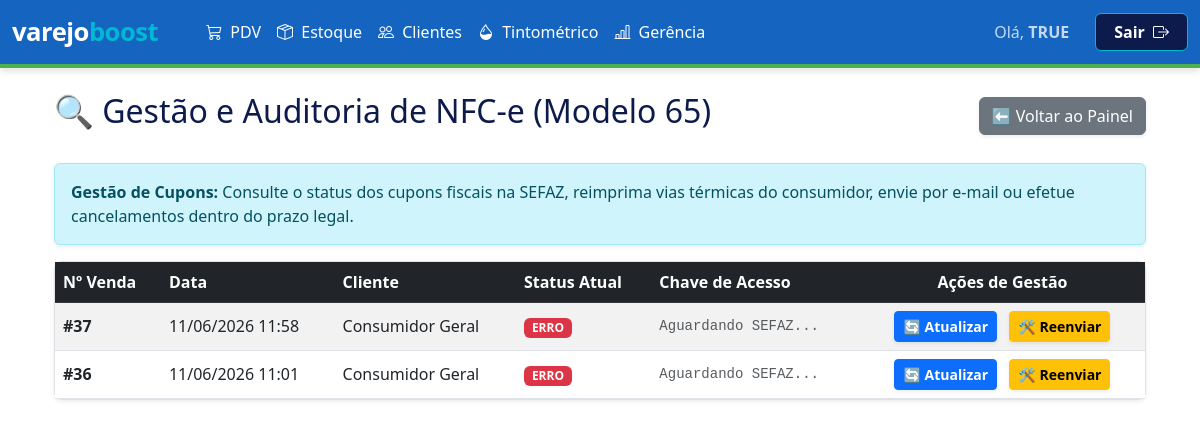
/gerenciapainel/consultanfce/ (signed in), run on an earlier commit of the app's database.
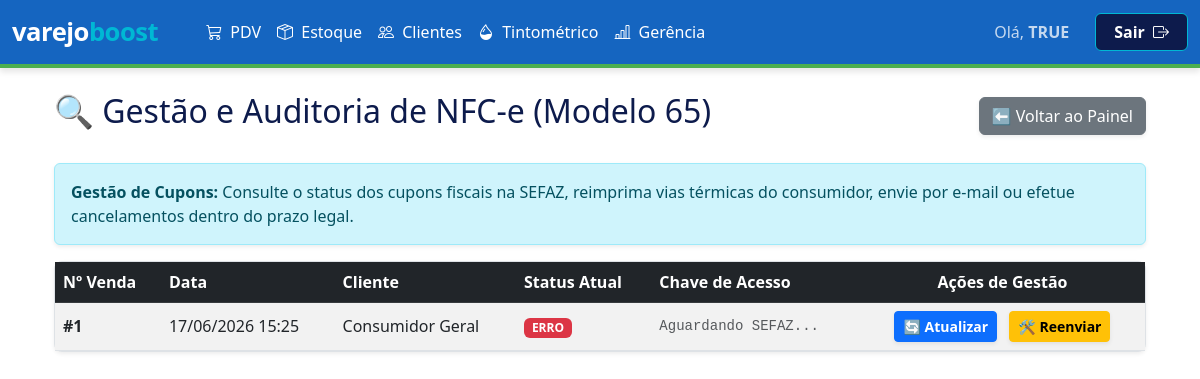
And on a later commit of the database.
### inventario/models.py (models this page shows)
class Vendas(models.Model):
    data_venda = models.DateTimeField(default=timezone.now)
    valor_total = models.DecimalField(max_digits=10, decimal_places=2, default=0.00)
    valor_desconto = models.DecimalField(max_digits=10, decimal_places=2, default=0.00)
    status = models.CharField(max_length=20, default='VENDA')
    troco = models.DecimalField(max_digits=10, decimal_places=2, default=0.00)
    pagamentos_texto = models.TextField(blank=True, null=True)
    cliente = models.CharField(max_length=255, blank=True, null=True)
    indicante = models.CharField(max_length=255, blank=True, null=True)
    vendedor = models.CharField(max_length=100, blank=True, null=True)
    cupom_texto = models.TextField(blank=True, null=True)
    status_fiscal = models.CharField(max_length=50, default='SEM_NOTA')
    chave_acesso = models.CharField(max_length=50, blank=True, null=True)
    numero_nota = models.CharField(max_length=20, blank=True, null=True)
    motivo_erro = models.TextField(blank=True, null=True)
    arquivo_pdf = models.FileField(upload_to='notas_fiscais/pdfs/', blank=True, null=True)
    arquivo_xml = models.FileField(upload_to='notas_fiscais/xmls/', blank=True, null=True)
    modelo_fiscal = models.CharField(max_length=10, blank=True, null=True) # '55' para NF-e, '65' para NFC-e
    class Meta: db_table = 'inventario_vendas'

### inventario/views/gerencia.py (the view)
# urls.py: path('gerenciapainel/consultanfce/', gerencia.tela_consulta_nfce, name='tela_consulta_nfce'),
def tela_consulta_nfce(request):
    if 'usuario_logado' not in request.session:
        return redirect('login')
    vendas_processadas = Vendas.objects.filter(modelo_fiscal='65').exclude(status_fiscal='SEM_NOTA').order_by('-id')
    todos_clientes = Clientes.objects.all().order_by('nome')
    contexto = {
        'vendas_processadas': vendas_processadas,
        'todos_clientes': todos_clientes
    }
    return render(request, 'inventario/consulta_nfce.html', contexto)

### inventario/templates/inventario/consulta_nfce.html (shortened to what this page needs)
{% extends 'inventario/base.html' %}
{% block content %}
<div class="container mt-4">
    <div class="d-flex justify-content-between align-items-center mb-4">
        <h2>🔍 Gestão e Auditoria de NFC-e (Modelo 65)</h2>
        <a href="{% url 'tela_painel_gerencia' %}" class="btn btn-secondary shadow-sm">⬅️ Voltar ao Painel</a>
    </div>
    <div class="alert alert-info shadow-sm">
        <strong>Gestão de Cupons:</strong> Consulte o status dos cupons fiscais na SEFAZ, reimprima vias térmicas do consumidor, envie por e-mail ou efetue cancelamentos dentro do prazo legal.
    </div>
    <div class="card shadow-sm border-0">
        <div class="card-body p-0">
            <div class="table-responsive">
                <table class="table table-striped table-hover mb-0 align-middle">
                    <thead class="table-dark">
                        <tr>
                            <th>Nº Venda</th>
                            <th>Data</th>
                            <th>Cliente</th>
                            <th>Status Atual</th>
                            <th>Chave de Acesso</th>
                            <th class="text-center">Ações de Gestão</th>
                        </tr>
                    </thead>
                    <tbody>
                        {% for venda in vendas_processadas %}
                        <tr>
                            <td class="fw-bold">#{{ venda.id }}</td>
                            <td>{{ venda.data_venda|date:"d/m/Y H:i" }}</td>
                            <td>{{ venda.cliente|default:"Consumidor Geral" }}</td>
                            <td>
                                <span id="badge-status-{{ venda.id }}" data-status="{{ venda.status_fiscal }}" class="badge
                                    {% if venda.status_fiscal == 'AUTORIZADO' or venda.status_fiscal == 'AUTORIZADA' %}bg-success
                                    {% elif venda.status_fiscal == 'ERRO' %}bg-danger
                                    {% elif venda.status_fiscal == 'CANCELADO' %}bg-dark
                                    {% else %}bg-warning text-dark{% endif %} px-2 py-1 auto-reload-target">
                                    {{ venda.status_fiscal|default:"PROCESSANDO" }}
                                </span>
                            </td>
                            <td id="chave-{{ venda.id }}" class="small text-muted font-monospace">
                                {{ venda.chave_acesso|default:"Aguardando SEFAZ..." }}
                            </td>
                            <td class="text-center">
                                <button class="btn btn-primary btn-sm mx-1 fw-bold shadow-sm" onclick="consultarStatusNfe({{ venda.id }})" title="Verificar na SEFAZ">
                                    🔄 Atualizar
                                </button>
                                <button id="btn-corrigir-{{ venda.id }}" class="btn btn-warning btn-sm mx-1 fw-bold shadow-sm {% if venda.status_fiscal != 'ERRO' %}d-none{% endif %}" onclick="abrirModalReenvio({{ venda.id }})" title="Corrigir Erros e Reenviar">
                                    🛠️ Reenviar
                                </button>
                            </td>
                        </tr>
                        {% empty %}
                        <tr>
                            <td colspan="6" class="text-center py-4 text-muted">
                                <h5>Nenhum Cupom Fiscal (NFC-e) registrado no sistema.</h5>
                            </td>
                        </tr>
                        {% endfor %}
                    </tbody>
                </table>
            </div>
        </div>
    </div>
</div>
{% endblock %}

### inventario/templates/inventario/base.html (shortened to what this page needs)
{% load static %}
<!DOCTYPE html>
<html lang="pt-br">
<head>
    <link href="https://cdn.jsdelivr.net/npm/bootstrap@5.3.0/dist/css/bootstrap.min.css" rel="stylesheet">
    <link rel="stylesheet" href="https://cdn.jsdelivr.net/npm/bootstrap-icons@1.11.0/font/bootstrap-icons.css">
</head>
<body>
    <nav class="navbar navbar-expand-lg">
        <div class="container-fluid">
            <a class="navbar-brand" href="{% url 'painel_principal' %}">
                <span style="color: var(--branco);">varejo</span><span style="color: var(--turquesa-automacao);">boost</span>
            </a>
            <div class="collapse navbar-collapse" id="navbarNav">
                <ul class="navbar-nav me-auto ms-4">
                    <li class="nav-item"><a class="nav-link" href="{% url 'tela_pdv' %}"><i class="bi bi-cart3 me-1"></i> PDV</a></li>
                    <li class="nav-item"><a class="nav-link" href="{% url 'tela_painel_estoque' %}"><i class="bi bi-box-seam me-1"></i> Estoque</a></li>
                    <li class="nav-item"><a class="nav-link" href="{% url 'tela_consultar_clientes' %}"><i class="bi bi-people me-1"></i> Clientes</a></li>
                    <li class="nav-item"><a class="nav-link" href="{% url 'painel_tintometrico' %}"><i class="bi bi-droplet-half me-1"></i> Tintométrico</a></li>
                    <li class="nav-item"><a class="nav-link" href="{% url 'tela_painel_gerencia' %}"><i class="bi bi-bar-chart-line me-1"></i> Gerência</a></li>
                </ul>
                <span class="navbar-text text-white me-3 opacity-75">
                    Olá, <strong>{{ request.session.usuario_logado|upper }}</strong>
                </span>
                <a href="{% url 'logout' %}"
                   style="background-color: var(--azul-escuro); color: var(--branco); border: 1px solid var(--turquesa-automacao); padding: 6px 18px; border-radius: 6px; text-decoration: none; font-weight: bold; transition: all 0.3s; margin-left: 10px;"
                   onmouseover="this.style.backgroundColor='var(--turquesa-automacao)'; this.style.color='var(--azul-escuro)'"
                   onmouseout="this.style.backgroundColor='var(--azul-escuro)'; this.style.color='var(--branco)'">
                   Sair <i class="bi bi-box-arrow-right ms-1"></i>
                </a>
            </div>
        </div>
    </nav>
    <div class="container mt-4">
        {% block content %}{% endblock %}
    </div>
</body>
</html>

### inventario/templates/inventario/base.html (style rules this page uses)
:root { --azul-confianca: #1565C0; --turquesa-automacao: #00B8D4; --verde-crescimento: #4CAF50; --azul-escuro: #0D1B4C; --branco: #FFFFFF; }
body { background-color: var(--branco); color: var(--azul-escuro); font-family: 'Segoe UI', Tahoma, Geneva, Verdana, sans-serif; }
.navbar { background-color: var(--azul-confianca) !important; border-bottom: 4px solid var(--verde-crescimento); z-index: 1000; box-shadow: 0 4px 6px rgba(0,0,0,0.1); }
.navbar-brand { font-weight: 800; font-size: 1.6rem; letter-spacing: -0.5px; }
.nav-link { color: var(--branco) !important; font-weight: 500; transition: color 0.3s ease; }
.card { border: 1px solid #dee2e6 !important; border-radius: 8px; }

What changed in the data, as far as the page shows it:
removed Vendas: id "37", data_venda "11/06/2026 11:58", cliente "Consumidor Geral", status_fiscal "ERRO", chave_acesso "Aguardando SEFAZ..."
removed Vendas: id "36", data_venda "11/06/2026 11:01", cliente "Consumidor Geral", status_fiscal "ERRO", chave_acesso "Aguardando SEFAZ..."
now on this page (row edited): Vendas: id "1", data_venda "17/06/2026 15:25", cliente "Consumidor Geral", status_fiscal "ERRO", chave_acesso "Aguardando SEFAZ..."
